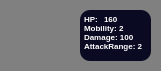
        <widget class="QWidget" name="pl1_ag16_widget" native="true">
         <property name="minimumSize">
          <size>
           <width>161</width>
           <height>71</height>
          </size>
         </property>
         <property name="styleSheet">
          <string notr="true">QWidget{
background-color: #808080;
border-radius:10px;
}</string>
         </property>
         <widget class="QTextBrowser" name="textBrowser_16">
          <property name="geometry">
           <rect>
            <x>80</x>
            <y>10</y>
            <width>71</width>
            <height>51</height>
           </rect>
          </property>
          <property name="styleSheet">
           <string notr="true">color:white;
background-color : #0a0a22;
border:none;
</string>
          </property>
          <property name="verticalScrollBarPolicy">
           <enum>Qt::ScrollBarPolicy::ScrollBarAlwaysOff</enum>
          </property>
          <property name="horizontalScrollBarPolicy">
           <enum>Qt::ScrollBarPolicy::ScrollBarAlwaysOff</enum>
          </property>
          <property name="html">
           <string>&lt;!DOCTYPE HTML PUBLIC &quot;-//W3C//DTD HTML 4.0//EN&quot; &quot;http://www.w3.org/TR/REC-html40/strict.dtd&quot;&gt;
&lt;html&gt;&lt;head&gt;&lt;meta name=&quot;qrichtext&quot; content=&quot;1&quot; /&gt;&lt;meta charset=&quot;utf-8&quot; /&gt;&lt;style type=&quot;text/css&quot;&gt;
p, li { white-space: pre-wrap; }
hr { height: 1px; border-width: 0; }
li.unchecked::marker { content: &quot;\2610&quot;; }
li.checked::marker { content: &quot;\2612&quot;; }
&lt;/style&gt;&lt;/head&gt;&lt;body style=&quot; font-family:'Segoe UI'; font-size:9pt; font-weight:400; font-style:normal;&quot;&gt;
&lt;p align=&quot;justify&quot; style=&quot; margin-top:12px; margin-bottom:12px; margin-left:0px; margin-right:0px; -qt-block-indent:0; text-indent:0px;&quot;&gt;&lt;span style=&quot; font-size:6pt; font-weight:700;&quot;&gt;HP: &lt;br /&gt;Mobility: 2&lt;br /&gt;Damage: 100&lt;br /&gt;AttackRange: 2&lt;/span&gt;&lt;/p&gt;&lt;/body&gt;&lt;/html&gt;</string>
          </property>
         </widget>
         <widget class="QPushButton" name="pl1_ag16_btn">
          <property name="geometry">
           <rect>
            <x>10</x>
            <y>10</y>
            <width>61</width>
            <height>51</height>
           </rect>
          </property>
          <property name="styleSheet">
           <string notr="true">background-image:url(&quot;:/src/images/Agent/Kanar&quot;);
background-repeat:no-repeat;
background-position:center;
background-origin:content;
background-size:cover;</string>
          </property>
          <property name="text">
           <string/>
          </property>
         </widget>
         <widget class="QTextBrowser" name="pl1_ag16_HP">
          <property name="geometry">
           <rect>
            <x>100</x>
            <y>10</y>
            <width>25</width>
            <height>15</height>
           </rect>
          </property>
          <property name="styleSheet">
           <string notr="true">color:white;
background-color : #0a0a22;
border:none;</string>
          </property>
          <property name="verticalScrollBarPolicy">
           <enum>Qt::ScrollBarPolicy::ScrollBarAlwaysOff</enum>
          </property>
          <property name="html">
           <string>&lt;!DOCTYPE HTML PUBLIC &quot;-//W3C//DTD HTML 4.0//EN&quot; &quot;http://www.w3.org/TR/REC-html40/strict.dtd&quot;&gt;
&lt;html&gt;&lt;head&gt;&lt;meta name=&quot;qrichtext&quot; content=&quot;1&quot; /&gt;&lt;meta charset=&quot;utf-8&quot; /&gt;&lt;style type=&quot;text/css&quot;&gt;
p, li { white-space: pre-wrap; }
hr { height: 1px; border-width: 0; }
li.unchecked::marker { content: &quot;\2610&quot;; }
li.checked::marker { content: &quot;\2612&quot;; }
&lt;/style&gt;&lt;/head&gt;&lt;body style=&quot; font-family:'Segoe UI'; font-size:9pt; font-weight:400; font-style:normal;&quot;&gt;
&lt;p style=&quot; margin-top:0px; margin-bottom:0px; margin-left:0px; margin-right:0px; -qt-block-indent:0; text-indent:0px;&quot;&gt;&lt;span style=&quot; font-size:6pt; font-weight:700;&quot;&gt;160&lt;/span&gt;&lt;/p&gt;&lt;/body&gt;&lt;/html&gt;</string>
          </property>
         </widget>
        </widget>
